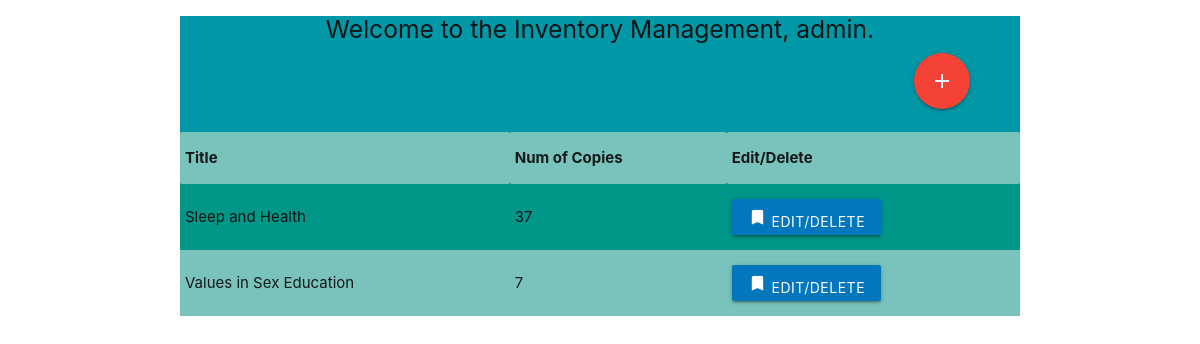
Before: /list (signed in) with the older database file.
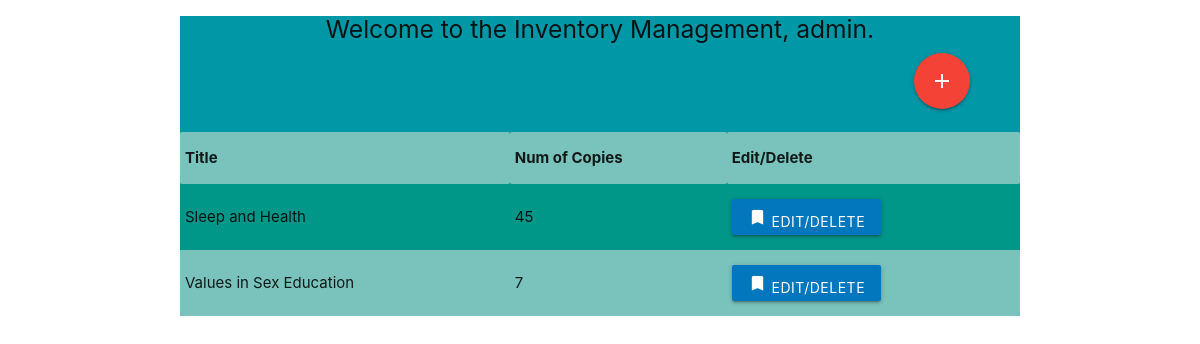
After: the same page with the newer database file.
### store/models.py (models this page shows, shortened)
class Inventory(models.Model):
  Book = models.OneToOneField(Book, on_delete=models.CASCADE)
  count = models.IntegerField(default=1)

class Book(models.Model):
    Title = models.CharField(max_length=500)
    Link = models.CharField(max_length=200)
    Authors = models.CharField(max_length=200)
    imageLink = models.CharField(max_length=500)

### store/views.py (the view)
# urls.py: path('list', views.listInventory, name = 'listInventory'),
@login_required(login_url='/login')
def listInventory(request):
  if not request.user.is_staff:
    return redirect('/')
  books = Inventory.objects.all()
  return render(request, 'list.html',{'books':books})

### templates/list.html (shortened to what this page needs)
<!DOCTYPE html>
<html lang="en">
<head>
  <link rel="stylesheet" href="https://cdnjs.cloudflare.com/ajax/libs/materialize/1.0.0/css/materialize.min.css">
</head>
<body>
  <div class="container ">
  <center class="cyan darken-2 "> <h5 class="centre-align">Welcome  to the Inventory Management, {{user}}.</h5>
    <div class="right-align " style="margin-right: 50px;">
      <a href="/add" class="btn btn-floating btn-large red tooltipped"  data-position="right" data-tooltip="Add New Book" >
      <i class="large material-icons">add</i></a>
    </div>
  <br></center>
  <table class=" striped teal">
    <tr>
      <th>Title</th>
      <th>Num of Copies</th>
      <th>Edit/Delete</th>
    </tr>
  {% for val in books %}
    <tr>
      <td>{{val.Book.Title}}</td>
      <td>{{val.count}}</td>
      <td><a class="btn #0277bd light-blue darken-3 modal-trigger waves-effect waves-light" href="#modal1"  onclick="clicked({{val.id}}, '{{val.Book.Title}}', {{val.count}})">
        <i class="tiny material-icons">bookmark</i> <span>Edit/Delete</span></a></td>
    </tr>
  {% endfor %}
</table>
</div>
</body>
</html>

Changed rows visible on the page:
changed Inventory "Sleep and Health": count "37" → "45"
